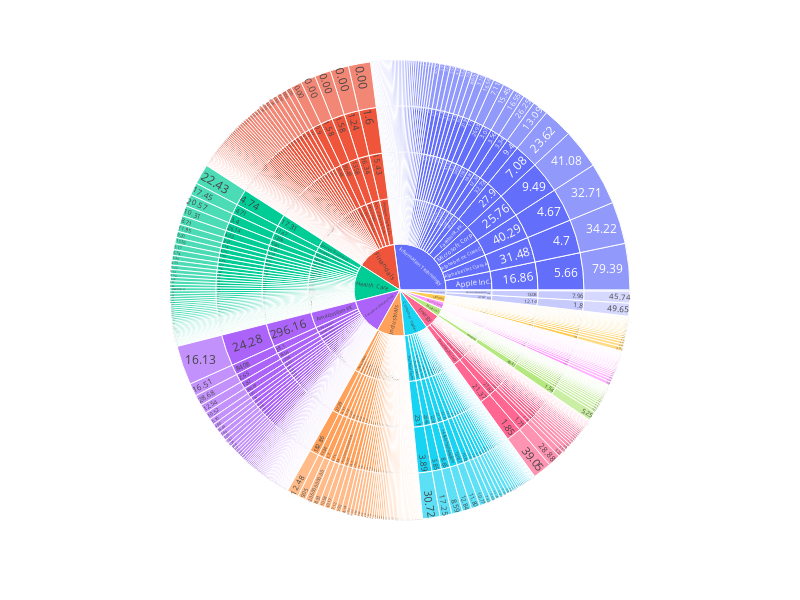

The notebook cell saved with this chart:
### Markdown cell above
## Sunburst chart for representing Sector based on Market Cap

### Code cell
fig = px.sunburst(data, path=['Sector', 'Name','Price/Earnings','Price/Book','EBITDA'], values='Market Cap')
fig.update_layout(width=800, height=600)
fig.show()

### Figure 1 — Plotly figure (JSON) as saved in the notebook; plotly's stock layout.template omitted (floating-point values rounded to 4 significant figures; data arrays with more than 128 entries replaced by an {"elided": "..."} marker saying what was removed)
{"data": [{"branchvalues": "total", "domain": {"x": [0, 1], "y": [0, 1]}, "hovertemplate": "labels=%{label}<br>Market Cap=%{value}<br>parent=%{parent}<br>id=%{id}<extra></extra>", "ids": {"elided": "2031 str values"}, "labels": {"elided": "2031 str values"}, "name": "", "parents": {"elided": "2031 str values"}, "type": "sunburst", "values": {"elided": "2031 float values"}}], "layout": {"height": 600, "legend": {"tracegroupgap": 0}, "margin": {"t": 60}, "width": 800}}
